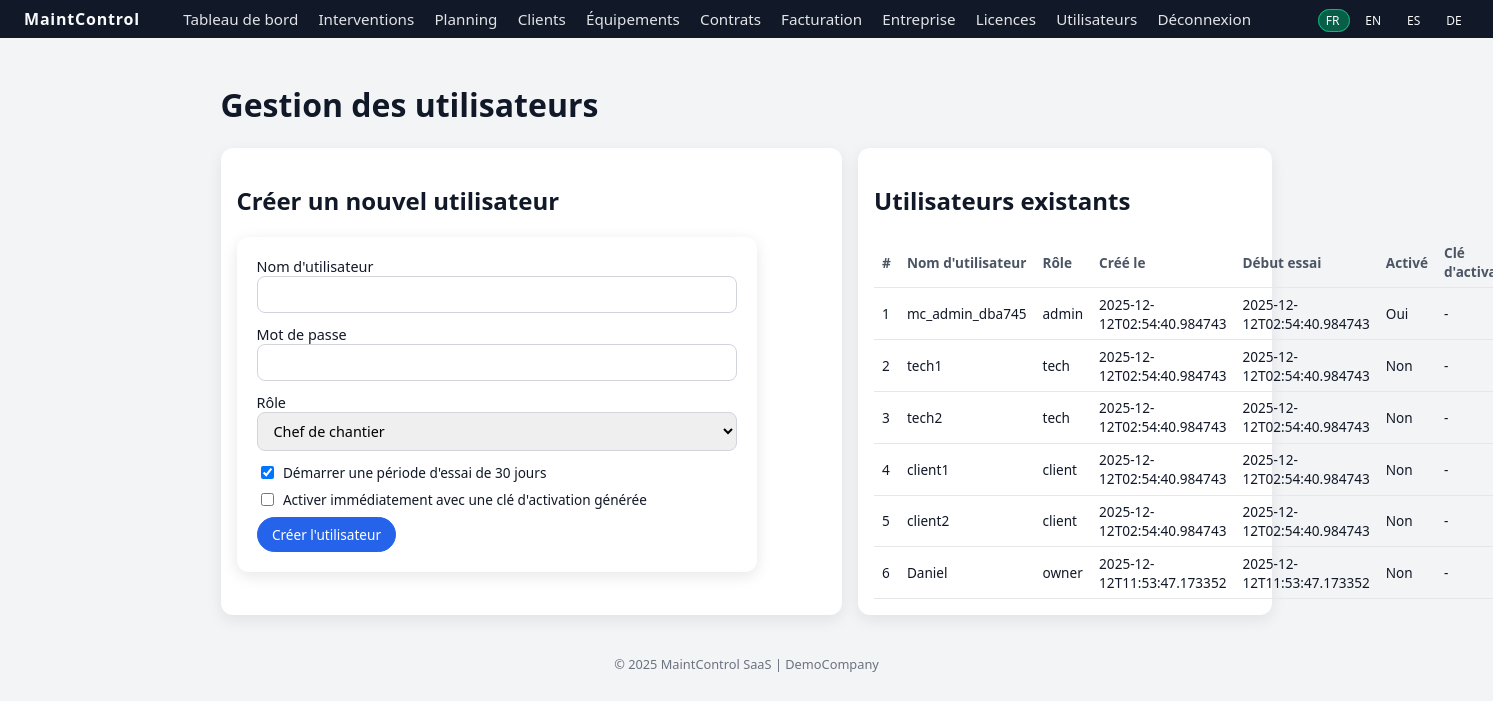
Page /admin/users (signed in) on the committed database.
### tables this page shows
CREATE TABLE users (
            id INTEGER PRIMARY KEY AUTOINCREMENT,
            username TEXT UNIQUE NOT NULL,
            password TEXT NOT NULL,
            role TEXT NOT NULL, -- admin, tech, client
            company_id INTEGER NOT NULL,
            created_at TEXT NOT NULL,
            trial_start TEXT,
            is_activated INTEGER DEFAULT 0,
            license_key TEXT,
            FOREIGN KEY(company_id) REFERENCES companies(id)
        );

CREATE TABLE companies (
            id INTEGER PRIMARY KEY AUTOINCREMENT,
            name TEXT NOT NULL,
            domain TEXT,
            created_at TEXT NOT NULL,
            is_active INTEGER DEFAULT 1,
            plan_name TEXT,
            plan_price REAL
        );

### app.py (the view, shortened to what this page needs)
@app.route("/admin/users", methods=["GET", "POST"])
@require_login
def admin_users():
    admin = get_current_user()
    if admin["role"] not in ("admin","owner"):
        return "Forbidden", 403
    company = get_current_company(admin)
    conn = get_db()
    c = conn.cursor()
    c.execute("""
        SELECT id, username, role, created_at, trial_start, is_activated, license_key
        FROM users
        WHERE company_id = ?
        ORDER BY id
    """, (company["id"],))
    users = c.fetchall()
    conn.close()
    return render_template("admin_users.html", users=users, current_role=admin["role"])

### app.py (called while the page is built, shortened)
@app.context_processor
def inject_csrf_token():
    return dict(csrf_token=generate_csrf)

def get_db():
    conn = sqlite3.connect(DATABASE)
    conn.row_factory = sqlite3.Row
    return conn

def get_current_user():
    uid = session.get("user_id")
    if not uid:
        return None
    conn = get_db()
    c = conn.cursor()
    c.execute("SELECT * FROM users WHERE id = ?", (uid,))
    row = c.fetchone()
    conn.close()
    return row

def get_current_company(user=None):
    if user is None:
        user = get_current_user()
    if not user:
        return None
    conn = get_db()
    c = conn.cursor()
    c.execute("SELECT * FROM companies WHERE id = ?", (user["company_id"],))
    company = c.fetchone()
    conn.close()
    return company

def is_trial_expired(user):
    if user is None:
        return False
    if user["role"] == "admin":
        return False

def remaining_trial_days(user):
    if user is None or user["role"] == "admin" or user["is_activated"] or not user["trial_start"]:
        return None
    start = datetime.fromisoformat(user["trial_start"])
    remaining = (start + timedelta(days=TRIAL_DAYS) - datetime.utcnow()).days
    return max(0, remaining)

def require_login(f):
    from functools import wraps
    @wraps(f)
    def wrapper(*args, **kwargs):
        if not session.get("user_id"):
            return redirect(url_for("login"))
        return f(*args, **kwargs)
    return wrapper

@app.context_processor
def inject_globals():
    user = get_current_user()
    lang = session.get("lang", DEFAULT_LANG)
    return {
        "current_user": user,
        "current_company": get_current_company(user) if user else None,
        "trial_days_left": remaining_trial_days(user) if user else None,
        "is_trial_expired": is_trial_expired(user) if user else False,
        "lang": lang,
        "supported_langs": SUPPORTED_LANGS,
    }

### templates/admin_users.html (shortened to what this page needs)
{% extends "base.html" %}
{% block content %}
<h1 data-i18n="users_title">Gestion des utilisateurs</h1>
<section class="grid-two">
  <div class="card">
    <h2 data-i18n="users_create">Créer un nouvel utilisateur</h2>
    <form method="post" class="form">
      <label>
        <span data-i18n="users_username">Nom d'utilisateur</span>
        <input type="text" name="username" required>
      </label>
      <label>
        <span data-i18n="users_password">Mot de passe</span>
        <input type="password" name="password" required>
      </label>
      <label>
  <span data-i18n="users_role">Rôle</span>
  {% if current_user.role == 'owner' %}
    <select name="role">
      {% if current_role == 'admin' %}
        <option value="owner" data-i18n="role_owner">Patron</option>
      {% endif %}
      <option value="manager" selected data-i18n="role_manager">Chef de chantier</option>
      <option value="employee" data-i18n="role_employee">Salarié</option>
      <option value="tech" data-i18n="role_tech">Technicien</option>
      <option value="client" data-i18n="role_client">Client</option>
    </select>
    <small style="opacity:.8">Le patron ne peut pas créer d'admin, ni modifier les rôles existants.</small>
  {% else %}
    <select name="role">
      <option value="manager" selected data-i18n="role_manager">Chef de chantier</option>
    </select>
  {% endif %}
</label>
      <label class="checkbox-row">
        <input type="checkbox" name="start_trial" checked>
        <span data-i18n="users_start_trial">Démarrer une période d'essai de 30 jours</span>
      </label>
      <label class="checkbox-row">
        <input type="checkbox" name="activate_now">
        <span data-i18n="users_activate_now">Activer immédiatement avec une clé d'activation générée</span>
      </label>
      <button type="submit" class="btn primary" data-i18n="users_create_btn">Créer l'utilisateur</button>
    </form>
  </div>
  <div class="card">
    <h2 data-i18n="users_list">Utilisateurs existants</h2>
    <table class="table">
      <thead>
        <tr>
          <th>#</th>
          <th data-i18n="users_username">Nom d'utilisateur</th>
          <th data-i18n="users_role">Rôle</th>
          <th data-i18n="users_created_at">Créé le</th>
          <th data-i18n="users_trial_start">Début essai</th>
          <th data-i18n="users_activated">Activé</th>
          <th data-i18n="users_license_key">Clé</th>
        </tr>
      </thead>
      <tbody>
        {% for u in users %}
        <tr>
          <td>{{ u.id }}</td>
          <td>{{ u.username }}</td>
          <td>{{ u.role }}</td>
          <td>{{ u.created_at }}</td>
          <td>{{ u.trial_start or '-' }}</td>
          <td>{{ 'Oui' if u.is_activated else 'Non' }}</td>
          <td>{{ u.license_key or '-' }}</td>
        </tr>
        {% else %}
        <tr><td colspan="8" data-i18n="no_data">Aucune donnée</td></tr>
        {% endfor %}
      </tbody>
    </table>
  </div>
</section>
{% endblock %}

### templates/base.html (shortened to what this page needs)
<!doctype html>
<html lang="{{ lang }}">
  <head>
    <link href="{{ url_for('static', filename='css/style.css') }}" rel="stylesheet">
  </head>
  <body data-lang="{{ lang }}" class="{% block body_class %}{% endblock %}">
    <header class="topbar">
      <div class="logo">MaintControl</div>
      {% if current_user %}
      <nav class="nav">
        <a href="{{ url_for('dashboard') }}" data-i18n="nav_dashboard">Tableau de bord</a>
        <a href="{{ url_for('list_interventions') }}" data-i18n="nav_interventions">Interventions</a>
        <a href="{{ url_for('planning') }}" data-i18n="nav_planning">Planning</a>
        <a href="{{ url_for('customers') }}" data-i18n="nav_customers">Clients</a>
        <a href="{{ url_for('equipments') }}">Équipements</a>
        <a href="{{ url_for('contracts') }}">Contrats</a>
        {% if current_user.role == 'admin' %}
        <a href="{{ url_for('billing') }}" data-i18n="nav_billing">Facturation</a>
        <a href="{{ url_for('company_settings') }}" data-i18n="nav_company">Entreprise</a>
        <a href="{{ url_for('admin_licenses') }}" data-i18n="nav_licenses">Licences</a>
                {% endif %}
        {% if current_user.role in ['admin','owner'] %}
        <a href="{{ url_for('admin_users') }}" data-i18n="nav_users">Utilisateurs</a>
        {% endif %}
        <a href="{{ url_for('logout') }}" data-i18n="nav_logout">Déconnexion</a>
      </nav>
      {% endif %}
      <div class="lang-switcher">
        {% for l in supported_langs %}
          <a href="{{ url_for('set_lang', lang_code=l) }}" class="{% if l==lang %}active{% endif %}">
            {{ l.upper() }}
          </a>
        {% endfor %}
      </div>
    </header>
    <main class="container">
      {% block content %}{% endblock %}
    </main>
    <footer class="footer">
      <span>&copy; {{ 2025 }} MaintControl SaaS</span>
      {% if current_company %}
        <span class="footer-company"> | {{ current_company.name }} {% if current_company.domain %}({{ current_company.domain }}){% endif %}</span>
      {% endif %}
    </footer>
  </body>
</html>

### static/css/style.css (style rules this page uses)
* { box-sizing: border-box; font-family: system-ui, -apple-system, BlinkMacSystemFont, "Segoe UI", sans-serif; }
body { margin: 0; background: #f3f4f6; color: #111827; }
a { color: inherit; text-decoration: none; }
.topbar { background: #111827; color: #f9fafb; display: flex; align-items: center; padding: 0.5rem 1.5rem; justify-content: space-between; }
.logo { font-weight: 700; letter-spacing: 0.05em; }
.nav a { margin-right: 1rem; font-size: 0.95rem; opacity: 0.9; }
.lang-switcher a { margin-left: 0.5rem; padding: 0.15rem 0.4rem; border-radius: 999px; font-size: 0.75rem; border: 1px solid transparent; }
.lang-switcher a.active { border-color: #10b981; background: #065f46; }
.container { padding: 1.5rem; max-width: 1100px; margin: 0 auto; }
.footer { text-align: center; padding: 1rem; font-size: 0.8rem; color: #6b7280; }
label { display: block; margin-bottom: 0.75rem; font-size: 0.9rem; }
input[type="text"], input[type="password"], input[type="number"], textarea, select { width: 100%; padding: 0.5rem 0.75rem; border-radius: 0.5rem; border: 1px solid #d1d5db; font-size: 0.9rem; }
.btn { display: inline-flex; align-items: center; justify-content: center; padding: 0.45rem 0.9rem; border-radius: 999px; font-size: 0.85rem; border: 1px solid #d1d5db; background: white; cursor: pointer; }
.btn.primary { border-color: #2563eb; background: #2563eb; color: white; }
.grid-two { display: grid; grid-template-columns: minmax(0, 1.5fr) minmax(0, 1fr); gap: 1rem; }
.card { background: white; border-radius: 0.75rem; padding: 1rem; box-shadow: 0 5px 15px rgba(15,23,42,0.08); }
.table { width: 100%; border-collapse: collapse; font-size: 0.85rem; }
.table th, .table td { padding: 0.4rem 0.5rem; border-bottom: 1px solid #e5e7eb; }
.table th { text-align: left; font-weight: 600; color: #4b5563; }
.form { max-width: 520px; background: white; padding: 1.25rem; border-radius: 0.75rem; box-shadow: 0 4px 15px rgba(15,23,42,0.1); }
.checkbox-row { display: flex; align-items: center; gap: 0.4rem; font-size: 0.85rem; margin-bottom: 0.5rem; }
.checkbox-row input[type="checkbox"] { width: auto; }

### rows in the picture
users: id "1", username "mc_admin_dba745", role "admin", created_at "2025-12-12T02:54:40.984743", trial_start "2025-12-12T02:54:40.984743", is_activated "Oui", license_key "-"
users: id "2", username "tech1", role "tech", created_at "2025-12-12T02:54:40.984743", trial_start "2025-12-12T02:54:40.984743", is_activated "Non", license_key "-"
users: id "3", username "tech2", role "tech", created_at "2025-12-12T02:54:40.984743", trial_start "2025-12-12T02:54:40.984743", is_activated "Non", license_key "-"
users: id "4", username "client1", role "client", created_at "2025-12-12T02:54:40.984743", trial_start "2025-12-12T02:54:40.984743", is_activated "Non", license_key "-"
users: id "5", username "client2", role "client", created_at "2025-12-12T02:54:40.984743", trial_start "2025-12-12T02:54:40.984743", is_activated "Non", license_key "-"
users: id "6", username "Daniel", role "owner", created_at "2025-12-12T11:53:47.173352", trial_start "2025-12-12T11:53:47.173352", is_activated "Non", license_key "-"
companies: name "DemoCompany"

### other values in the picture
{{ l.upper() }} "FR" "EN" "ES" "DE"
{{ 2025 }} "2025"
